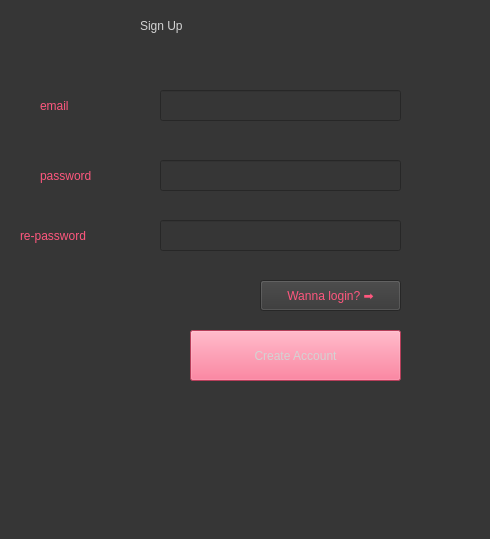
<?xml version="1.0" encoding="UTF-8"?>
<ui version="4.0">
 <class>MainWindow</class>
 <widget class="QMainWindow" name="MainWindow">
  <property name="geometry">
   <rect>
    <x>0</x>
    <y>0</y>
    <width>490</width>
    <height>539</height>
   </rect>
  </property>
  <property name="windowTitle">
   <string>MainWindow</string>
  </property>
  <property name="styleSheet">
   <string notr="true">background-color: rgb(54, 54, 54);</string>
  </property>
  <widget class="QWidget" name="Login">
   <widget class="QLabel" name="label">
    <property name="geometry">
     <rect>
      <x>140</x>
      <y>0</y>
      <width>141</width>
      <height>51</height>
     </rect>
    </property>
    <property name="styleSheet">
     <string notr="true">color: rgb(211, 211, 211);
font: 28pt &quot;Comic Sans MS&quot;;</string>
    </property>
    <property name="text">
     <string>Sign Up</string>
    </property>
   </widget>
   <widget class="QLabel" name="label_2">
    <property name="geometry">
     <rect>
      <x>40</x>
      <y>90</y>
      <width>71</width>
      <height>31</height>
     </rect>
    </property>
    <property name="styleSheet">
     <string notr="true">font: 15pt &quot;Comic Sans MS&quot;;
color: rgb(255, 87, 126);
</string>
    </property>
    <property name="text">
     <string>email</string>
    </property>
   </widget>
   <widget class="QLineEdit" name="email">
    <property name="geometry">
     <rect>
      <x>160</x>
      <y>90</y>
      <width>241</width>
      <height>31</height>
     </rect>
    </property>
    <property name="styleSheet">
     <string notr="true">color: rgb(211, 211, 211);</string>
    </property>
   </widget>
   <widget class="QLineEdit" name="password">
    <property name="geometry">
     <rect>
      <x>160</x>
      <y>160</y>
      <width>241</width>
      <height>31</height>
     </rect>
    </property>
    <property name="styleSheet">
     <string notr="true">color: rgb(211, 211, 211);</string>
    </property>
   </widget>
   <widget class="QLabel" name="label_3">
    <property name="geometry">
     <rect>
      <x>40</x>
      <y>160</y>
      <width>101</width>
      <height>31</height>
     </rect>
    </property>
    <property name="styleSheet">
     <string notr="true">font: 15pt &quot;Comic Sans MS&quot;;
color: rgb(255, 87, 126);
</string>
    </property>
    <property name="text">
     <string>password</string>
    </property>
   </widget>
   <widget class="QPushButton" name="signupbutton">
    <property name="geometry">
     <rect>
      <x>190</x>
      <y>330</y>
      <width>211</width>
      <height>51</height>
     </rect>
    </property>
    <property name="styleSheet">
     <string notr="true">color: rgb(211,211,211);
background-color: rgb(255, 87, 126);
font: 20pt &quot;Comic Sans MS&quot;;</string>
    </property>
    <property name="text">
     <string>Create Account</string>
    </property>
   </widget>
   <widget class="QPushButton" name="loginbutton">
    <property name="geometry">
     <rect>
      <x>260</x>
      <y>280</y>
      <width>141</width>
      <height>31</height>
     </rect>
    </property>
    <property name="styleSheet">
     <string notr="true">color: rgb(255, 87, 126);
font: 12pt &quot;Comic Sans MS&quot;;</string>
    </property>
    <property name="text">
     <string>Wanna login? ➡️</string>
    </property>
   </widget>
   <widget class="QLabel" name="label_4">
    <property name="geometry">
     <rect>
      <x>20</x>
      <y>220</y>
      <width>121</width>
      <height>31</height>
     </rect>
    </property>
    <property name="styleSheet">
     <string notr="true">font: 15pt &quot;Comic Sans MS&quot;;
color: rgb(255, 87, 126);
</string>
    </property>
    <property name="text">
     <string>re-password</string>
    </property>
   </widget>
   <widget class="QLineEdit" name="repassword">
    <property name="geometry">
     <rect>
      <x>160</x>
      <y>220</y>
      <width>241</width>
      <height>31</height>
     </rect>
    </property>
    <property name="styleSheet">
     <string notr="true">color: rgb(211, 211, 211);</string>
    </property>
   </widget>
  </widget>
  <widget class="QMenuBar" name="menubar">
   <property name="geometry">
    <rect>
     <x>0</x>
     <y>0</y>
     <width>490</width>
     <height>21</height>
    </rect>
   </property>
  </widget>
  <widget class="QStatusBar" name="statusbar"/>
 </widget>
 <resources/>
 <connections/>
</ui>
